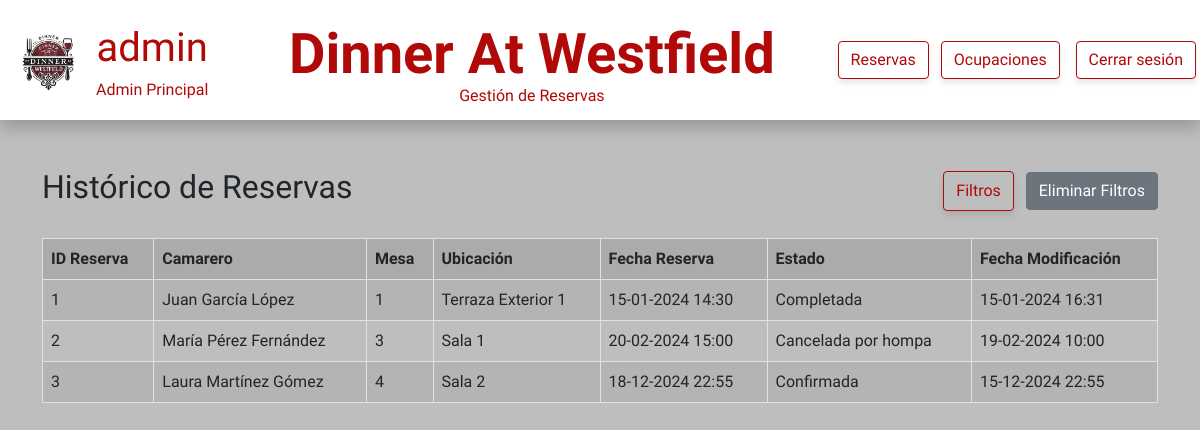
Screenshot of /view/historicoReservas.php (signed in) with the database file from the repository.
### tables this page shows
CREATE TABLE tbl_usuario (
    id_usuario INT PRIMARY KEY AUTO_INCREMENT NOT NULL,
    nombre_usuario VARCHAR(50) NOT NULL,
    apellidos_usuario VARCHAR(50) NOT NULL,
    username VARCHAR(25) NOT NULL UNIQUE,
    password CHAR(60) NOT NULL,
    id_rol INT
);

CREATE TABLE tbl_reservas (
    id_reserva INT PRIMARY KEY AUTO_INCREMENT NOT NULL,
    id_mesa INT NOT NULL,
    id_usuario INT NOT NULL,
    fecha_reserva DATETIME NOT NULL,
    estado_reserva ENUM('Pendiente', 'Confirmada', 'Completada', 'Cancelada') DEFAULT 'Pendiente',
    id_usuario_modificacion INT NULL,
    fecha_modificacion TIMESTAMP NULL
);

CREATE TABLE tbl_mesa (
    id_mesa INT PRIMARY KEY AUTO_INCREMENT NOT NULL,
    id_sala INT NOT NULL,
    numero_sillas_mesa INT NOT NULL
);

CREATE TABLE tbl_sala ( 
    id_sala INT PRIMARY KEY AUTO_INCREMENT NOT NULL,
    ubicacion_sala VARCHAR(25) NOT NULL,
    imagen_sala VARCHAR(255) NULL
);

### php/functions.php (called while the page is built, shortened)
<?php
function get_info_waiter_bbdd($conn, $id_camarero) {
    try {
        $query = "SELECT * FROM tbl_usuario WHERE id_usuario = :id_camarero";
        $stmt_info = $conn->prepare($query);
        $stmt_info->bindParam(':id_camarero', $id_camarero, PDO::PARAM_INT);
        $stmt_info->execute();
        $row = $stmt_info->fetch(PDO::FETCH_ASSOC);
        if ($row) {
            return [
                'username' => $row['username'],
                'name' => $row['nombre_usuario'],
                'surname' => $row['apellidos_usuario']
            ];
        } else {
            return null;
        }
    } catch (PDOException $e) {
        error_log("Error al recuperar información del camarero: " . $e->getMessage());
        return null;
    }
}
?>

### view/historicoReservas.php (the view, shortened to what this page needs)
<?php
require '../php/conexion.php';
require_once '../php/functions.php';
$id_usuario = $_SESSION['user_id'];
$info_waiter = get_info_waiter_bbdd($conn, $id_usuario);
$conditions = "";
$order_by = "";
$base_query = "
    SELECT
        r.id_reserva,
        CONCAT(c.nombre_usuario, ' ', c.apellidos_usuario) as camarero,
        m.id_mesa,
        s.ubicacion_sala,
        r.fecha_reserva,
        r.estado_reserva,
        CASE
            WHEN r.estado_reserva = 'Cancelada' AND r.id_usuario_modificacion IS NOT NULL
            THEN CONCAT('Cancelada por ', u2.username)
            ELSE r.estado_reserva
        END as estado_detallado,
        r.fecha_modificacion
    FROM
        tbl_reservas r
    INNER JOIN
        tbl_usuario c ON r.id_usuario = c.id_usuario
    LEFT JOIN
        tbl_usuario u2 ON r.id_usuario_modificacion = u2.id_usuario
    INNER JOIN
        tbl_mesa m ON r.id_mesa = m.id_mesa
    INNER JOIN
        tbl_sala s ON m.id_sala = s.id_sala";
$where_clause = empty($conditions) ?
    "WHERE r.estado_reserva IN ('Confirmada', 'Cancelada', 'Completada')" :
    $conditions . " AND r.estado_reserva IN ('Confirmada', 'Cancelada', 'Completada')";
$query = $base_query . " " . $where_clause . " " . $order_by;
$stmt = $conn->prepare($query);
$stmt->execute();
$result = $stmt->fetchAll(PDO::FETCH_ASSOC);
?>
<!DOCTYPE html>
<html lang="es">
<head>
    <link href="https://cdn.jsdelivr.net/npm/bootstrap@5.0.2/dist/css/bootstrap.min.css" rel="stylesheet">
    <link rel="stylesheet" href="../css/mesas.css">
    <link rel="stylesheet" href="../css/historicoResponsive.css">
    <link href="https://cdnjs.cloudflare.com/ajax/libs/font-awesome/6.0.0-beta3/css/all.min.css" rel="stylesheet">
</head>
<body>
    <header id="container_header">
        <div id="container-username">
            <div id="icon_profile_header">
                <img src="../img/logoSinFondo.png" alt="" id="icon_profile">
            </div>
            <div id="username_profile_header">
                <p id="p_username_profile"><?php echo htmlspecialchars($info_waiter['username']); ?></p>
                <span class="span_subtitle">
                    <?php echo htmlspecialchars($info_waiter['name'] . " " . $info_waiter['surname']); ?>
                </span>
            </div>
        </div>
        <div id="container_title_header">
            <h1 id="title_header"><strong>Dinner At Westfield</strong></h1>
            <span class="span_subtitle">Gestión de Reservas</span>
        </div>
        <nav id="nav_header">
            <a href="./reservas.php" class="btn btn-danger me-2 btn_custom_logOut">Reservas</a>
            <a href="./mesas.php" class="btn btn-danger me-2 btn_custom_logOut">Ocupaciones</a>
            <a href="../php/cerrarSesion.php" class="btn btn-danger btn_custom_logOut m-1">Cerrar sesión</a>
        </nav>
    </header>
    <main class="container mt-5">
        <div id="headerTituloFiltros" class="d-flex justify-content-between align-items-center">
            <h2>Histórico de Reservas</h2>
            <div>
                <button class="btn btn-danger btn_custom_filter me-2" id="filter_button">Filtros</button>
                <a href="historicoReservas.php" class="btn btn-secondary">Eliminar Filtros</a>
            </div>
        </div>
        <table class="table table-striped table-bordered mt-4">
            <thead class="table-active">
                <tr>
                    <th>ID Reserva</th>
                    <th>Camarero</th>
                    <th>Mesa</th>
                    <th>Ubicación</th>
                    <th>Fecha Reserva</th>
                    <th>Estado</th>
                    <th>Fecha Modificación</th>
                </tr>
            </thead>
            <tbody>
                <?php if (!empty($result)): ?>
                    <?php foreach ($result as $row): ?>
                        <tr>
                            <td><?php echo htmlspecialchars($row['id_reserva'] ?? ''); ?></td>
                            <td><?php echo htmlspecialchars($row['camarero'] ?? ''); ?></td>
                            <td><?php echo htmlspecialchars($row['id_mesa'] ?? ''); ?></td>
                            <td><?php echo htmlspecialchars($row['ubicacion_sala'] ?? ''); ?></td>
                            <td><?php echo $row['fecha_reserva'] ? date("d-m-Y H:i", strtotime($row['fecha_reserva'])) : ''; ?></td>
                            <td><?php echo htmlspecialchars($row['estado_detallado'] ?? ''); ?></td>
                            <td><?php echo $row['fecha_modificacion'] ? date("d-m-Y H:i", strtotime($row['fecha_modificacion'])) : '-'; ?></td>
                        </tr>
                    <?php endforeach; ?>
                <?php else: ?>
                    <tr>
                        <td colspan="7" class="text-center">No se encontraron resultados</td>
                    </tr>
                <?php endif; ?>
            </tbody>
        </table>
    </main>
</body>
</html>

### css/mesas.css (style rules this page uses)
html, body { height: 100%; width: 100%; margin: 0; font-family: "Lexend", sans-serif; font-optical-sizing: auto; font-weight: 400; font-style: normal; background-color: rgb(190, 190, 190); }
#container_header { width: 100%; height: 15%; background-color: rgb(255, 255, 255); display: flex; justify-content: space-between; box-shadow: 0 8px 15px rgba(0, 0, 0, 0.2); margin-bottom: 5vh; }
#container-username { display: flex; }
#icon_profile_header, #container_header { display: flex; align-items: center; text-align: center; }
#icon_profile { width: 6vw; margin-left: 1vw; }
#p_username_profile, .span_subtitle, .btn_custom_logOut, .btn_custom_filter, .btn_custom_filterOK { color: rgb(177, 8, 8);; }
#p_username_profile { font-size: 5vh; margin: 0; }
#username_profile_header { margin-left: 1vw; }
#container_title_header { margin-left: 1.5vw; display: flex; flex-direction: column; }
.btn_custom_logOut { border: solid 1px rgb(177, 8, 8); background-color: white; box-shadow: 0 4px 6px rgba(0, 0, 0, 0.1); }
.btn_custom_filter { border: solid 1px rgb(177, 8, 8); background-color: rgb(190, 190, 190); box-shadow: 0 4px 6px rgba(0, 0, 0, 0.1); }
#title_header { all: unset; font-size: 7vh; color: rgb(177, 8, 8); height: 9vh; }
#headerTituloFiltros { width: 100%; display: flex; }
#filter_button { height: 40px; margin-left: 40px; }

### rows the page displays
tbl_usuario: username "admin", nombre_usuario+apellidos_usuario "Admin Principal"
tbl_reservas: id_reserva "1", camarero "Juan García López", id_mesa.id_mesa "1", tbl_sala.ubicacion_sala "Terraza Exterior 1", fecha_reserva "15-01-2024 14:30", estado_detallado "Completada", fecha_modificacion "15-01-2024 16:31"
tbl_reservas: id_reserva "2", camarero "María Pérez Fernández", id_mesa.id_mesa "3", tbl_sala.ubicacion_sala "Sala 1", fecha_reserva "20-02-2024 15:00", estado_detallado "Cancelada por hompa", fecha_modificacion "19-02-2024 10:00"
tbl_reservas: id_reserva "3", camarero "Laura Martínez Gómez", id_mesa.id_mesa "4", tbl_sala.ubicacion_sala "Sala 2", fecha_reserva "18-12-2024 22:55", estado_detallado "Confirmada", fecha_modificacion "15-12-2024 22:55"
